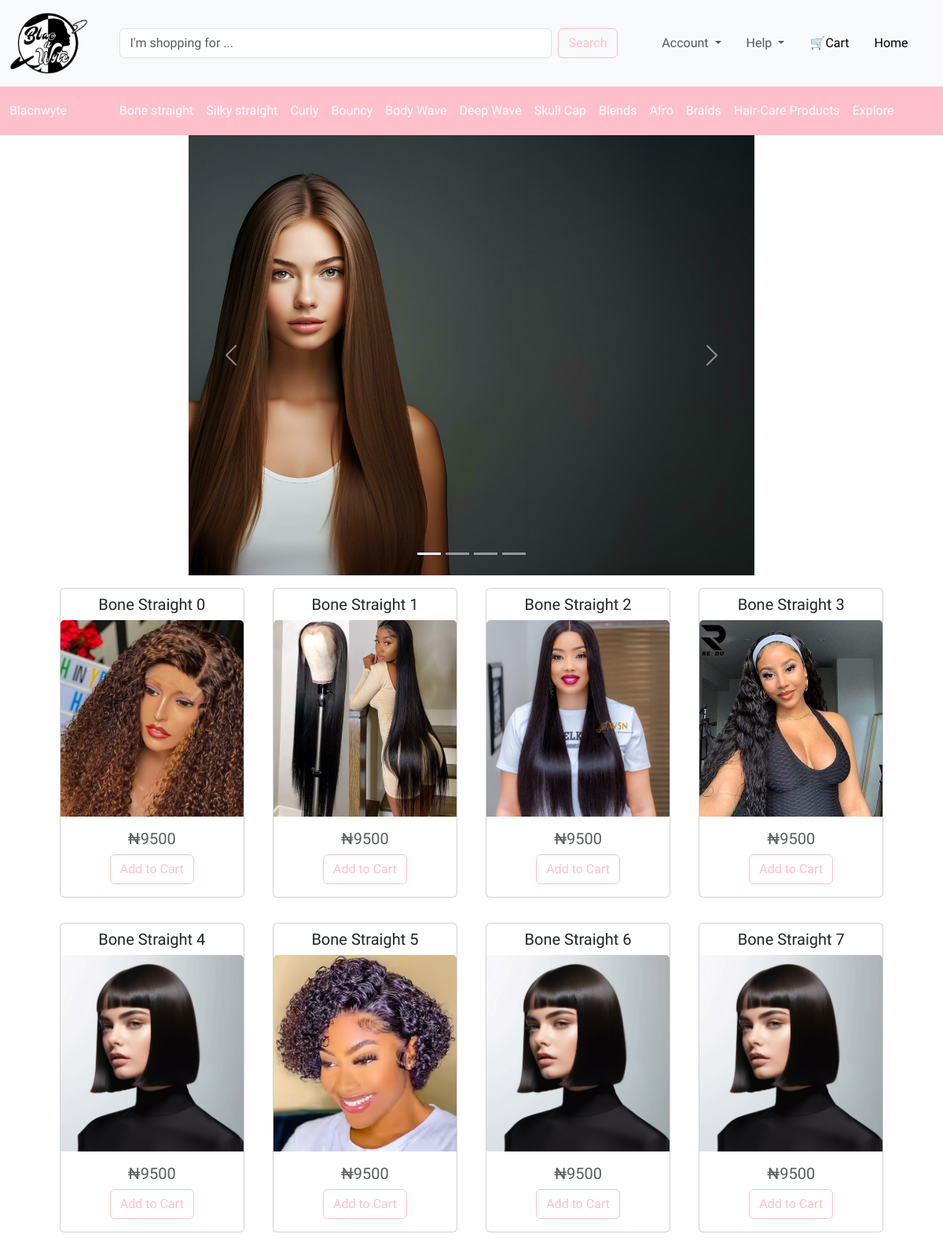
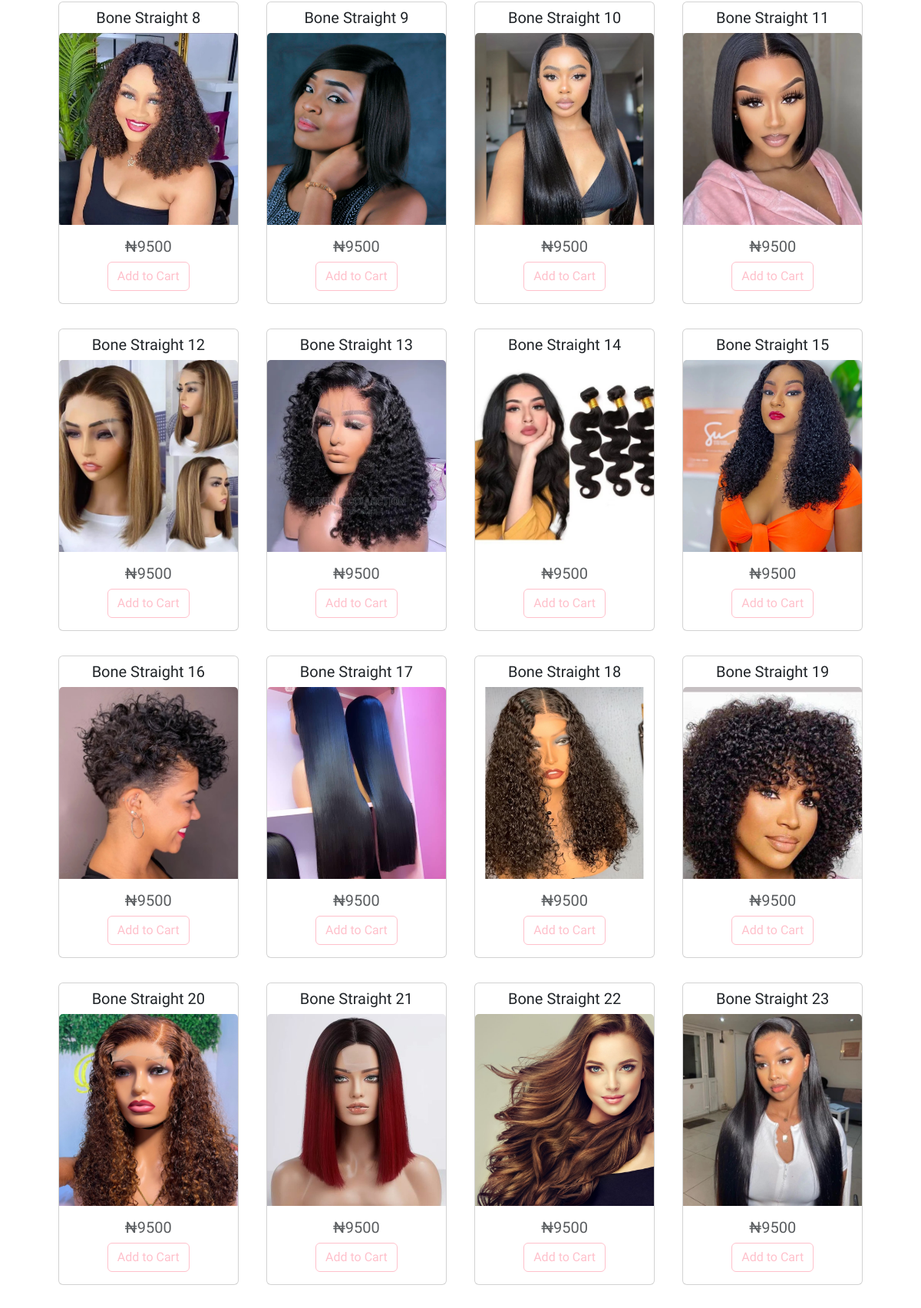
The page / (upper part) on the database its author committed (2 pictures, top to bottom).
### database.py (models this page shows, shortened)
class Product(db.Model):
    id: Mapped[int] = mapped_column(primary_key=True)
    image: Mapped[str]
    name: Mapped[str]
    desc: Mapped[str]
    price: Mapped[int]

### onlinestore.py (the view)
@app.route("/", methods=["GET", "POST"])
def index():
    form = Form()
    products = db.session.execute(db.select(Product).order_by(Product.id)).scalars()
    return render_template('index.html', products=products, form=form, logged_in=current_user.is_authenticated, user=current_user, year=year)

### form.py
class Form(FlaskForm):
    idx = IntegerField(label='idx')
    submit = SubmitField(label="Add to Cart", render_kw={"class": "btn btn-outline-success index-add-to-cart"})

### method_override.py (called while the page is built)
    def __call__(self, environ, start_response):
        method = environ.get('HTTP_X_HTTP_METHOD_OVERRIDE', '').upper()
        if method in self.allowed_methods:
            environ['REQUEST_METHOD'] = method
        if method in self.bodyless_methods:
            environ['CONTENT_LENGTH'] = '0'
        return self.app(environ, start_response)

### onlinestore.py (called while the page is built)
@app.before_request
def track_history():
    if request.endpoint == 'static' or request.method != 'GET':
        return
    history = session.get('history', [])
    history.append(request.url)
    if len(history) > 3:
        history.pop(0)
    session['history'] = history

### templates/index.html (shortened to what this page needs)
{% extends "header.html" %}
{% block content %}
    <section id="landing-page">
    <nav class="navbar navbar-expand-lg navbar-color">
      <div class="container-fluid">
        <a class="navbar-brand nav-color" href="{{ url_for('index') }}">
          Blacnwyte
        </a>
        <div class="collapse navbar-collapse" id="navbarSupportedContent1">
          <ul class="navbar-nav mx-auto mb-2 mb-lg-0">
            <li class="nav-item">
              <a class="nav-link active nav-color" href="{{ url_for('filter_hair', hairstyle='Bone') }}" aria-current="page">Bone straight</a>
            </li>
            <li class="nav-item">
              <a class="nav-link active nav-color" href="{{ url_for('filter_hair', hairstyle='Silky') }}" aria-current="page">Silky straight</a>
            </li>
            <li class="nav-item">
              <a class="nav-link active nav-color" href="{{ url_for('filter_hair', hairstyle='Curly') }}" aria-current="page">Curly</a>
            </li>
            <li class="nav-item">
              <a class="nav-link active nav-color" href="{{ url_for('filter_hair', hairstyle='Bouncy') }}" aria-current="page">Bouncy</a>
            </li>
            <li class="nav-item">
              <a class="nav-link active nav-color" href="{{ url_for('filter_hair', hairstyle='Body') }}" aria-current="page">Body Wave</a>
            </li>
            <li class="nav-item">
              <a class="nav-link active nav-color" href="{{ url_for('filter_hair', hairstyle='Deep') }}" aria-current="page">Deep Wave</a>
            </li>
            <li class="nav-item">
              <a class="nav-link active nav-color" href="{{ url_for('filter_hair', hairstyle='cap') }}" aria-current="page">Skull Cap</a>
            </li>
            <li class="nav-item">
              <a class="nav-link active nav-color" href="{{ url_for('filter_hair', hairstyle='Blends') }}" aria-current="page">Blends</a>
            </li>
            <li class="nav-item">
              <a class="nav-link active nav-color" href="{{ url_for('filter_hair', hairstyle='Afro') }}" aria-current="page">Afro</a>
            </li>
            <li class="nav-item">
              <a class="nav-link active nav-color" href="{{ url_for('filter_hair', hairstyle='Braids') }}" aria-current="page">Braids</a>
            </li>
            <li class="nav-item">
              <a class="nav-link active nav-color" href="{{ url_for('filter_hair', hairstyle='care') }}" aria-current="page">Hair-Care Products</a>
            </li>
            <li class="nav-item">
              <a class="nav-link active nav-color" href="{{ url_for('filter_hair', hairstyle='hair') }}" aria-current="page">Explore</a>
            </li>
          </ul>
        </div>
      </div>
    </nav>
    <div id="carouselExampleIndicators" class="carousel slide" data-bs-ride="carousel">
      <div class="carousel-indicators">
        <button type="button" data-bs-target="#carouselExampleIndicators" data-bs-slide-to="0" class="active" aria-current="true" aria-label="Slide 1"></button>
        <button type="button" data-bs-target="#carouselExampleIndicators" data-bs-slide-to="1" aria-label="Slide 2"></button>
        <button type="button" data-bs-target="#carouselExampleIndicators" data-bs-slide-to="2" aria-label="Slide 3"></button>
        <button type="button" data-bs-target="#carouselExampleIndicators" data-bs-slide-to="3" aria-label="Slide 4"></button>
      </div>
      <div class="carousel-inner">
        <div class="carousel-item active">
          <img src="{{ url_for('static', filename='images/landscape2.jpg') }}" class="d-block w-100" alt="...">
        </div>
      </div>
      <button class="carousel-control-prev" type="button" data-bs-target="#carouselExampleIndicators" data-bs-slide="prev">
        <span class="carousel-control-prev-icon" aria-hidden="true"></span>
      </button>
      <button class="carousel-control-next" type="button" data-bs-target="#carouselExampleIndicators" data-bs-slide="next">
        <span class="carousel-control-next-icon" aria-hidden="true"></span>
      </button>
    </div>
    <div class="container-fluid text-center">
      {% for product in products %}
      <div class="card text-center">
        <div class="card-body-title">
          <h5 class="card-title">{{product.name}}</h5>
        </div>
        <a href="{{ url_for('detail', idx=product.id) }}"><img src="{{ url_for('static', filename=product.image) }}" class="card-img-top" alt="..."></a>
        <div class="card-body">
          <h5 class="card-title mb-2 text-body-secondary">₦{{product.price}}</h5>
          <form method="POST" action="{{ url_for('cart', idx=product.id) }}" id="{{ product.id }}">
            {{ form.submit }}
          </form>
        </div>
      </div>
      {% endfor %}
    </div>
    </section>
{% endblock %}

### static/css/style.css (style rules this page uses)
body { font-family: "Quicksand", sans-serif; font-optical-sizing: auto; display: flex; flex-direction: column; min-height: 100vh; }
.navbar { --bs-navbar-padding-x: 0; --bs-navbar-padding-y: 0; --bs-navbar-color: rgba(var(--bs-emphasis-color-rgb), 0.65); --bs-navbar-hover-color: rgba(var(--bs-emphasis-color-rgb), 0.8); --bs-navbar-disabled-color: rgba(var(--bs-emphasis-color-rgb), 0.3); --bs-navbar-active-color: rgba(var(--bs-emphasis-color-rgb), 1); --bs-navbar-brand-padding-y: 0.3125rem; --bs-navbar-brand-margin-end: 1rem; --bs-navbar-brand-font-size: 1.25rem; --bs-navbar-brand-color: rgba(var(--bs-emphasis-color-rgb), 1); --bs-navbar-brand-hover-color: rgba(var(--bs-emphasis-color-rgb), 1); --bs-navbar-nav-link-padding-x: 0.5rem; --bs-navbar-toggler-padding-y: 0.25rem; --bs-navbar-toggler-padding-x: 0.75rem; --bs-navbar-toggler-font-size: 1.25rem; --bs-navbar-toggler-border-color: rgba(var(--bs-emphasis-color-rgb), 0.15); --bs-navbar-toggler-border-radius: var(--bs-border-radius); --bs-navbar-toggler-focus-width: 0.25rem; --bs-navbar-toggler-transition: box-shadow 0.15s ease-in-out; position: relative; display: flex; flex-wrap: wrap; align-items: center; justify-content: space-between; padding: var(--bs-navbar-padding-y) var(--bs-navbar-padding-x); }
.btn-outline-success { --bs-btn-color: #FFC0CB; --bs-btn-border-color: #FFC0CB; --bs-btn-hover-color: #fff; --bs-btn-hover-bg: #FFC0CB; --bs-btn-hover-border-color: #FFC0CB; --bs-btn-focus-shadow-rgb: 25,135,84; --bs-btn-active-color: #fff; --bs-btn-active-bg: #FFC0CB; --bs-btn-active-border-color: #FFC0CB; --bs-btn-active-shadow: inset 0 3px 5px rgba(0, 0, 0, 0.125); --bs-btn-disabled-color: #FFC0CB; --bs-btn-disabled-bg: transparent; --bs-btn-disabled-border-color: #FFC0CB; --bs-gradient: none; }
.navbar-color { background-color: pink; padding-top: 0.7rem; padding-bottom: 0.7rem; }
.nav-color { color: white !important; font-size: 1rem; }
#carouselExampleIndicators { width: 60%; margin: auto; }
.w-100 { height: 70vh; object-fit: cover; }
.card { margin: 1rem; width: 20%; display: inline-block; }
.card-body-title { padding-top: 0.5rem; }
.card-img-top { height: 250px; object-fit: cover; }

### rows shown on the page
Product: name "Bone Straight 0", image (picture), price "9500"
Product: name "Bone Straight 1", image (picture), price "9500"
Product: name "Bone Straight 2", image (picture), price "9500"
Product: name "Bone Straight 3", image (picture), price "9500"
Product: name "Bone Straight 4", image (picture), price "9500"
Product: name "Bone Straight 5", image (picture), price "9500"
Product: name "Bone Straight 6", image (picture), price "9500"
Product: name "Bone Straight 7", image (picture), price "9500"
Product: name "Bone Straight 8", image (picture), price "9500"
Product: name "Bone Straight 9", image (picture), price "9500"
Product: name "Bone Straight 10", image (picture), price "9500"
Product: name "Bone Straight 11", image (picture), price "9500"
Product: name "Bone Straight 12", image (picture), price "9500"
Product: name "Bone Straight 13", image (picture), price "9500"
Product: name "Bone Straight 14", image (picture), price "9500"
Product: name "Bone Straight 15", image (picture), price "9500"
Product: name "Bone Straight 16", image (picture), price "9500"
Product: name "Bone Straight 17", image (picture), price "9500"
Product: name "Bone Straight 18", image (picture), price "9500"
Product: name "Bone Straight 19", image (picture), price "9500"
Product: name "Bone Straight 20", image (picture), price "9500"
Product: name "Bone Straight 21", image (picture), price "9500"
Product: name "Bone Straight 22", image (picture), price "9500"
Product: name "Bone Straight 23", image (picture), price "9500"
